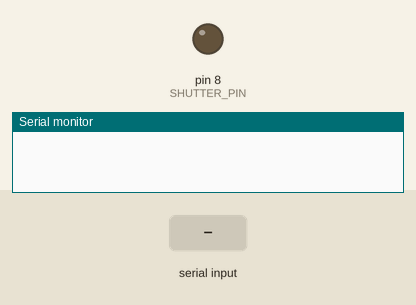
Recording of a sketch running on a simulated Arduino Uno, built with avr-gcc and run on an emulated ATmega328P. Parts: output pins drawn as LEDs (lit = HIGH), the last lines printed to the serial monitor. The inputs (shaded band) are chosen by the test bench.

Above: at 1.2 s.
1.3 s: "OPEN\n" received over Serial
At 1.6 s:
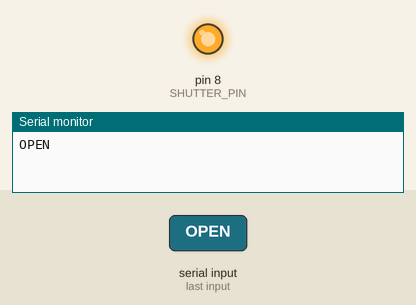
2.8 s: "CLOSE\n" received over Serial
At 4.0 s:
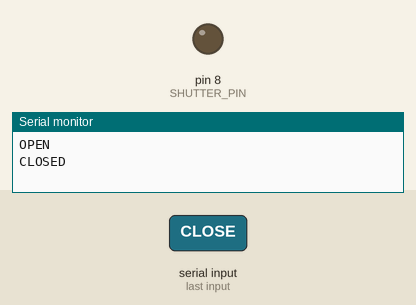
Timing chart, 0 to 5.8 s (numbered marks = the images above; inputs shaded):
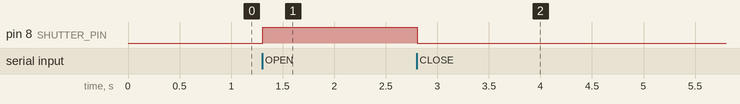

Measured:
- after the input at 1.3 s, pin 8 (SHUTTER_PIN): LOW → HIGH at once
- after the input at 2.8 s, pin 8 (SHUTTER_PIN): HIGH → LOW at once

The sketch:

arduino_shutter.ino
```cpp
/*
 * Shutter controller for the J-V Measurements software.
 *
 * Works with the "Serial / Arduino (text commands)" backend
 * (Instrument -> Shutter Control...). Defaults that match this sketch:
 *
 *     Serial port .......... the COM port the board enumerated as
 *     Baud rate ............ 9600
 *     Open command ......... OPEN
 *     Close command ........ CLOSE
 *     Line ending .......... LF
 *     State query .......... STATE      (optional but recommended)
 *     Reply meaning 'open' . OPEN
 *     Settling time ........ your shutter's travel time, in ms
 *
 * The STATE query is what turns an open-loop command into a checked one: with
 * it configured, the software refuses to carry on when the controller reports a
 * state it did not ask for. Leave it blank if your hardware cannot answer.
 *
 * WIRING
 * ------
 * SHUTTER_PIN drives whatever actuates your shutter. An Arduino pin sources
 * 20 mA at 5 V, which is enough for an opto-isolator or a small relay-module
 * input, and NOT enough for a solenoid or a relay coil directly — use a driver
 * board. If your shutter has a TTL input (like the ABET Sun 2000's SHUTTER
 * INPUT BNC in EXTERNAL mode), the pin can drive it directly through a series
 * resistor, with grounds tied together.
 *
 * FAIL-SAFE
 * ---------
 * setup() closes the shutter before anything else, so a power cycle or a reset
 * (which happens whenever the serial port is opened) leaves the cell dark. If
 * your interface inverts the signal, set ACTIVE_HIGH to false rather than
 * swapping the OPEN and CLOSE commands — that keeps the fail-safe correct.
 */

const int  SHUTTER_PIN = 8;
const bool ACTIVE_HIGH = true;   // false for an inverting interface

bool shutterOpen = false;

void applyShutter(bool wantOpen) {
  shutterOpen = wantOpen;
  digitalWrite(SHUTTER_PIN, (wantOpen == ACTIVE_HIGH) ? HIGH : LOW);
}

void setup() {
  pinMode(SHUTTER_PIN, OUTPUT);
  applyShutter(false);           // closed before we are ready to be told otherwise
  Serial.begin(9600);
}

void loop() {
  if (!Serial.available()) {
    return;
  }

  String cmd = Serial.readStringUntil('\n');
  cmd.trim();
  cmd.toUpperCase();

  if (cmd == "OPEN") {
    applyShutter(true);
    Serial.println("OPEN");
  } else if (cmd == "CLOSE") {
    applyShutter(false);
    Serial.println("CLOSED");
  } else if (cmd == "STATE") {
    Serial.println(shutterOpen ? "OPEN" : "CLOSED");
  } else if (cmd.length() > 0) {
    Serial.print("ERR ");
    Serial.println(cmd);
  }
}
```
